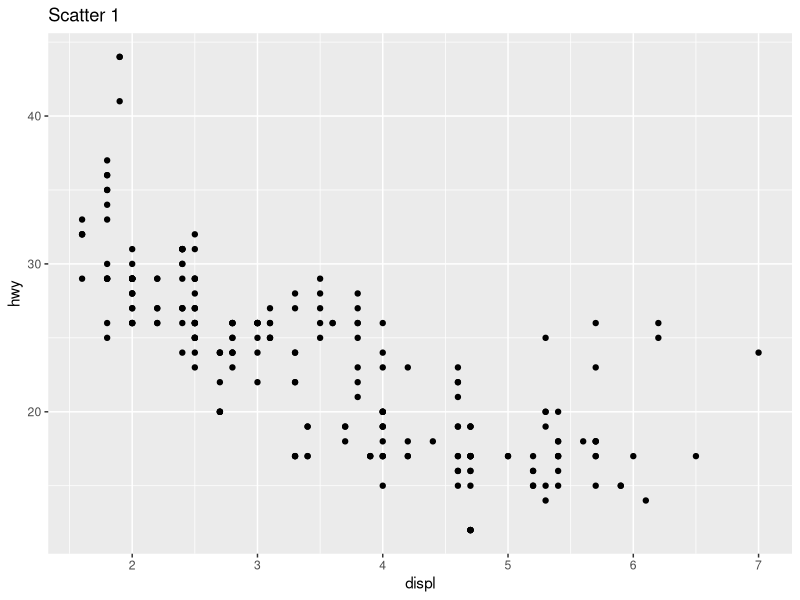
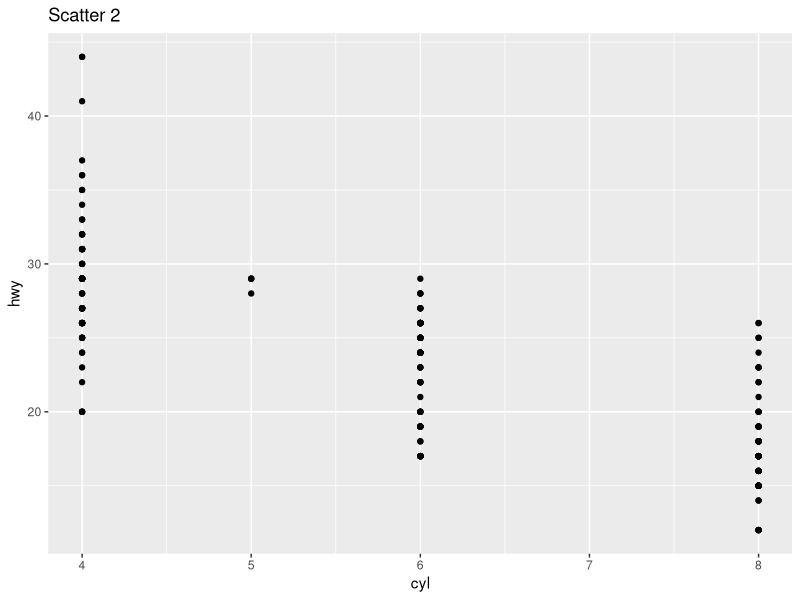
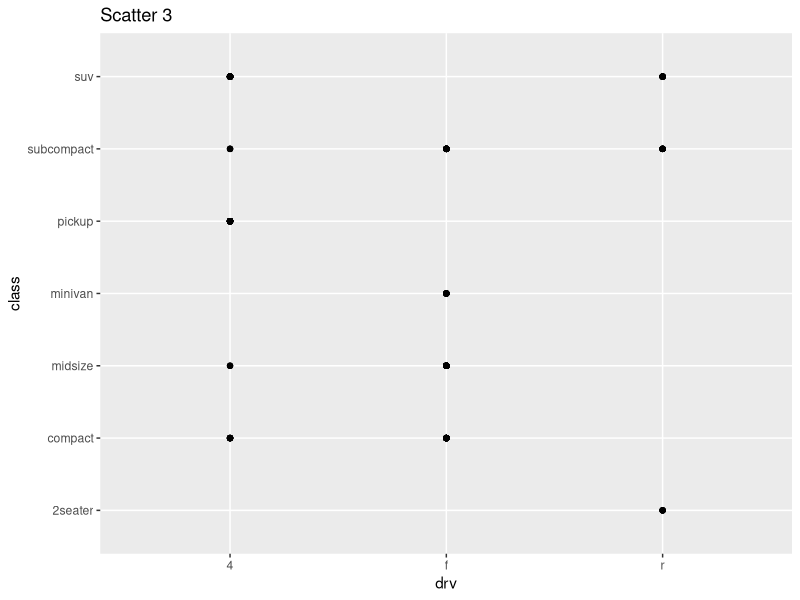
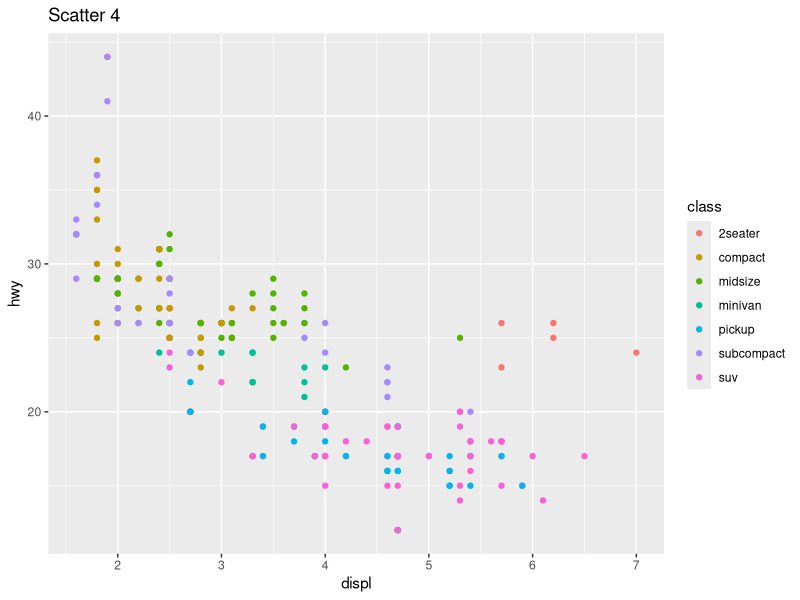
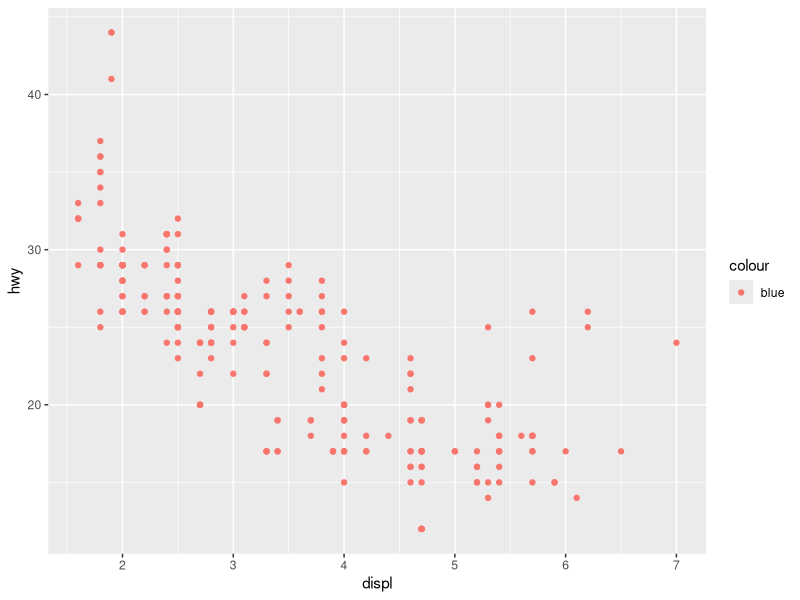
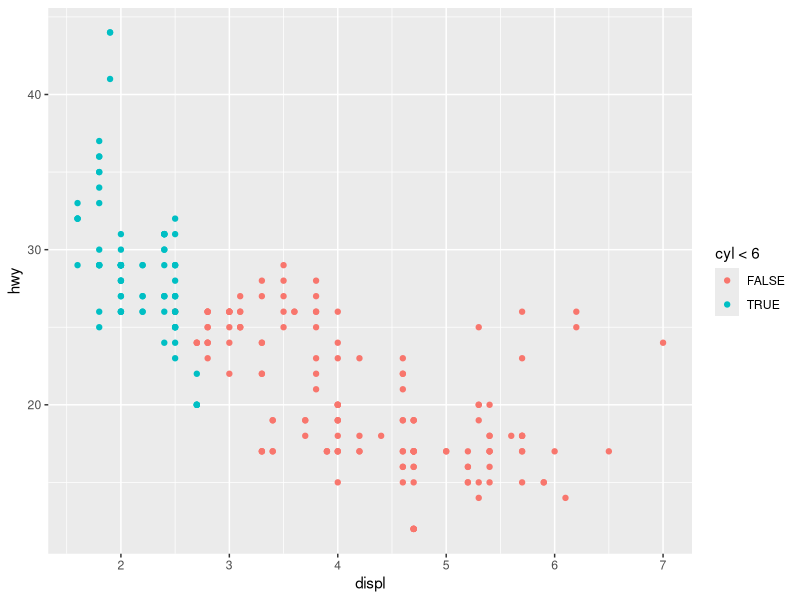
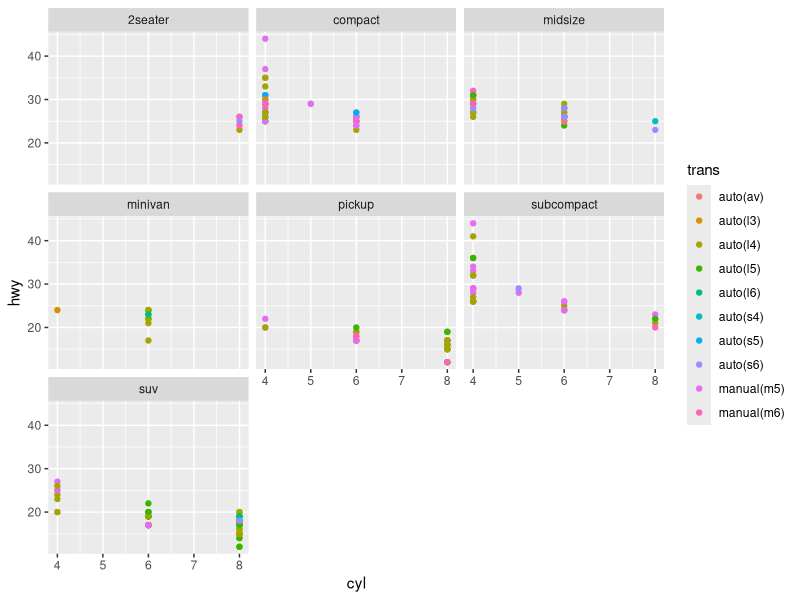
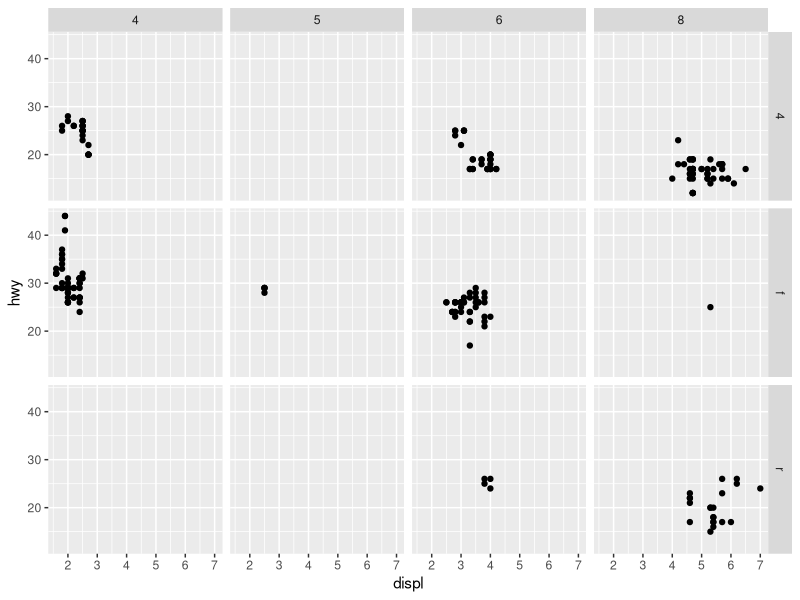

Source code (R) for these figures, in order:
## ---- chunk 1
library("tidyverse")
## ---- chunk 2
ggplot(mpg) + geom_point(aes(displ, hwy)) + ggtitle("Scatter 1")
## ---- chunk 3
# Practice
ggplot(mpg) + geom_point(aes(y = hwy, x = cyl)) + ggtitle("Scatter 2")

## ---- chunk 4
ggplot(mpg) + geom_point(aes(y = class, x = drv)) + ggtitle("Scatter 3")
## ---- chunk 5
ggplot(mpg) + geom_point(mapping = aes(x = displ, y = hwy, color = class)) + ggtitle("Scatter 4")
## ---- chunk 6
ggplot(data = mpg) + 
  geom_point(mapping = aes(x = displ, y = hwy, color = "blue"))
## ---- chunk 7
ggplot(data = mpg) + 
  geom_point(mapping = aes(x = displ, y = hwy, color = cyl < 6))
## ---- chunk 8
ggplot(mpg) +
  geom_point(aes(x = cyl, y = hwy, col = trans)) +
  facet_wrap(~ class, nrow = 3)

## ---- chunk 9

ggplot(mpg) + 
  geom_point(aes(x = displ, y = hwy)) + 
  facet_grid(drv ~ cyl)

## ---- chunk 10
ggplot(data = mpg) + 
  geom_point(mapping = aes(x = displ, y = hwy))

## ---- chunk 11
ggplot(data = mpg) + 
  geom_smooth(mapping = aes(x = displ, y = hwy))

# Loess regression is the default
## ---- chunk 12
ggplot(data = mpg) + 
  geom_smooth(mapping = aes(x = displ, y = hwy, linetype = drv))
## ---- chunk 13
ggplot(data = mpg) + 
  geom_point(mapping = aes(x = displ, y = hwy)) +
  geom_smooth(mapping = aes(x = displ, y = hwy))
## ---- chunk 14

ggplot(data = mpg, mapping = aes(x = displ, y = hwy)) +
  geom_point() +
  geom_smooth()

 # Same data passed to different geoms.  
## ---- chunk 15

ggplot(mpg, aes(x = displ, y = hwy)) +
  geom_point(aes(color = class)) +
  geom_smooth()

## ---- chunk 16
ggplot(mpg, aes(x = displ, y = hwy)) + 
  geom_point(aes(color = class)) +
  geom_smooth(data = filter(mpg, class == "subcompact"), se = FALSE)

# se = TRUE/FALSE displays confidence interval around the geom_smooth line or not. 
## ---- chunk 17
# Plot 1
ggplot(mpg, aes(displ, hwy)) +
  geom_point(size = 5) +
  geom_smooth(se = F)

# Plot 2
ggplot(mpg, aes(displ, hwy)) +
  geom_point(size = 5) +
  geom_smooth(se = F, aes(group = drv))

# Plot 3
ggplot(mpg, aes(displ, hwy, colour =  drv)) +
  geom_point() +
  geom_smooth(se = F)

# Plot 4
ggplot(mpg, aes(displ, hwy)) +
  geom_point(aes(col = drv)) +
  geom_smooth(se = F)

# Plot 5
ggplot(mpg, aes(displ, hwy)) +
  geom_point(aes(colour =  drv)) +
  geom_smooth(se = F, aes(linetype = drv))

# Plot 6 -> think it's with shape? verify
ggplot(mpg, aes(displ, hwy)) +
  geom_point(aes(colour =  drv)) +
  geom_smooth(se = F, aes(linetype = drv))

## ---- chunk 18
ggplot(data = diamonds) + 
  geom_bar(mapping = aes(x = cut))
## ---- chunk 19

ggplot(data = diamonds) + 
  stat_count(mapping = aes(x = cut))

## ---- chunk 20

# Create a small table with the tribble command.
demo <- tribble(
  ~cut,         ~freq,
  "Fair",       1610,
  "Good",       4906,
  "Very Good",  12082,
  "Premium",    13791,
  "Ideal",      21551
)

# Now plot the demo table, but override the default stat in the bar chart geom. 
# The count geom is overriden to 
ggplot(data = demo) +
  geom_bar(mapping = aes(x = cut, y = freq), stat = "identity")

## ---- chunk 21

ggplot(data = diamonds) + 
  geom_bar(mapping = aes(x = cut, y = ..prop.., group = 1))

## ---- chunk 22

ggplot(data = diamonds) + 
  stat_summary(
    mapping = aes(x = cut, y = depth),
    fun.ymin = min,
    fun.ymax = max,
    fun.y = median
  )

## ---- chunk 23

ggplot(data = diamonds) + 
  geom_pointrange(mapping = aes(x = cut, y = depth, ymin = min(diamonds$depth), ymax = max(diamonds$depth))) #Close enough

# Automatically groups according to cut, or x variable. 
ggplot(data = diamonds) + 
  geom_bar(mapping = aes(x = cut, y = ..prop..))

# Needs to group relative to whole x variable. Can say group=1 or group = "x"
ggplot(data = diamonds) + 
  geom_bar(mapping = aes(x = cut, fill = color, y = ..prop..,  group = 1))

## ---- chunk 24

# The "colour aesthetic" adds the border. 
ggplot(data = diamonds) + 
  geom_bar(mapping = aes(x = cut, colour = cut))

## ---- chunk 25

# The "fill" aesthetic adds the interior colour. 
ggplot(data = diamonds) + 
  geom_bar(mapping = aes(x = cut, fill = cut))

## ---- chunk 26

ggplot(data = diamonds) + 
  geom_bar(mapping = aes(x = cut, fill = clarity))

## ---- chunk 27
# Position = identity uses the raw value of the observation. Here, it places the bar at it's exact location
ggplot(data = diamonds, mapping = aes(x = cut, fill = clarity)) + 
  geom_bar(alpha = 0.2, position = "identity")

# Here we specify the fill as NA. and empty the bars. 
ggplot(data = diamonds, mapping = aes(x = cut, colour = clarity)) + 
  geom_bar(fill = NA, position = "identity")

## ---- chunk 28

ggplot(data = diamonds) + 
  geom_bar(mapping = aes(x = cut, fill = clarity), position = "fill")

## ---- chunk 29

ggplot(data = diamonds) + 
  geom_bar(mapping = aes(x = cut, fill = clarity), position = "dodge")

## ---- chunk 30
ggplot(mpg) + geom_point(aes(displ, hwy)) + ggtitle("Scatter 1")
## ---- chunk 31
ggplot(data = mpg) + 
  geom_point(mapping = aes(x = displ, y = hwy), position = "jitter")

## ---- chunk 32

# How to fix this 
ggplot(data = mpg, mapping = aes(x = cty, y = hwy)) + 
  geom_point()

# Do this:
ggplot(data = mpg, mapping = aes(x = cty, y = hwy)) + 
  geom_count()

ggplot(data = mpg, mapping = aes(x = cty, y = hwy)) + 
  geom_jitter()

# Default postion is dodge, putting data displays next to each other. 
ggplot(data = mpg, mapping = aes(x = trans, y = hwy)) + 
  geom_boxplot()

## ---- chunk 33

# Normal Plot
ggplot(data = mpg, mapping = aes(x = class, y = hwy)) + 
  geom_boxplot()

# Add new coordinate system:
ggplot(data = mpg, mapping = aes(x = class, y = hwy)) + 
  geom_boxplot() +
  coord_flip()


## ---- chunk 34
if (!require("maps")) install.packages("maps")
library(maps)

nz <- map_data("nz")

ggplot(nz, aes(long, lat, group = group)) +
  geom_polygon(fill = "white", colour = "black")

# Quickmap sets the correct aspect ratio 
ggplot(nz, aes(long, lat, group = group)) +
  geom_polygon(fill = "white", colour = "black") +
  coord_quickmap()
## ---- chunk 35
bar <- ggplot(data = diamonds) + 
  geom_bar(
    mapping = aes(x = cut, fill = cut), 
    show.legend = FALSE,
    width = 1
  ) + 
  theme(aspect.ratio = 1) +
  labs(x = NULL, y = NULL)

# flipped bar chart
bar + coord_flip()

# Coxcomb chart
bar + coord_polar()
## ---- chunk 36

ggplot(data = mpg, mapping = aes(x = cty, y = hwy)) +
  geom_point() +
  geom_abline() + #adds line to graph by slope and intercept
  coord_fixed() # Default ratio is 1. 1 unit of x is the same as 1 unit of y

## ---- chunk 37

# ggplot(data = <DATA>) + 
#   <GEOM_FUNCTION>(
#      mapping = aes(<MAPPINGS>),
#      stat = <STAT>, 
#      position = <POSITION>
#   ) +
#   <COORDINATE_FUNCTION> +
#   <FACET_FUNCTION>
  
